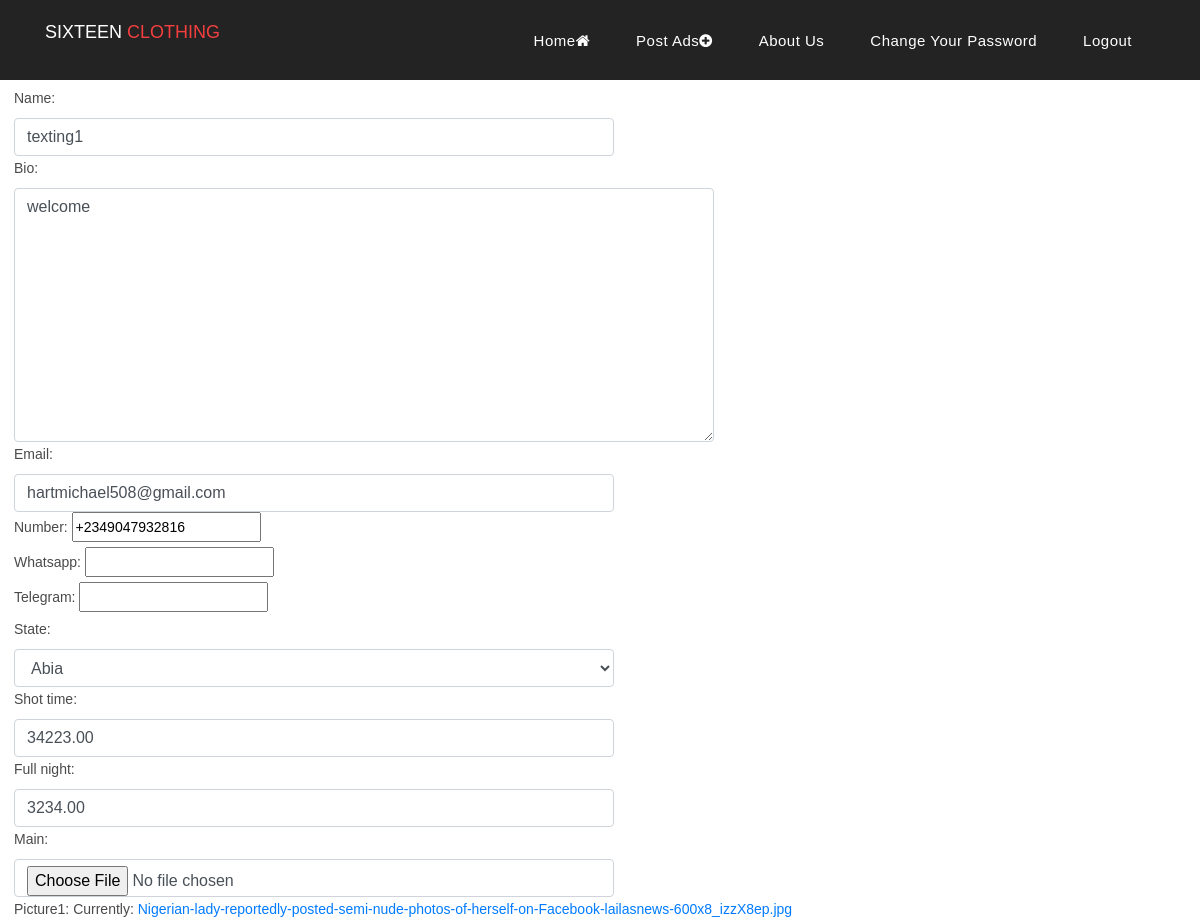
Before: /edit_postads/1/edit/ (signed in, upper part) with the older database file.
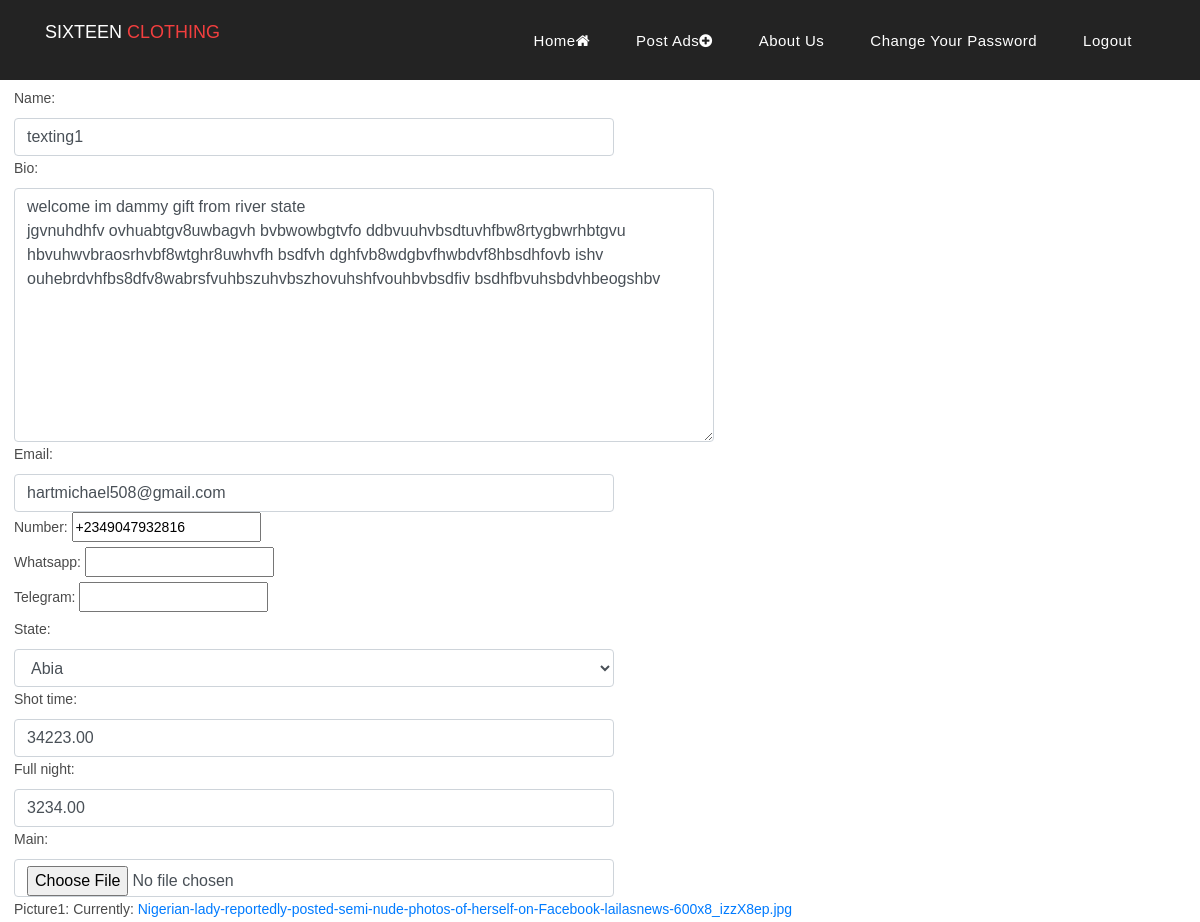
After: the same page with the newer database file.
### naijahook/models.py (models this page shows, shortened)
class postads(models.Model):
    name = models.CharField(max_length=300,)
    email = models.EmailField( max_length=254,null=False, blank=False )
    number = PhoneNumberField(blank=False, null=False )
    whatsapp = PhoneNumberField(blank=True, null=True )
    telegram = PhoneNumberField(blank=True, null=True )
    main = models.ImageField(null=False, blank=False)
    picture1 = models.ImageField(null=False, blank=False)
    picture2 = models.ImageField(null=False, blank=False)
    picture3 = models.ImageField(null=False, blank=False)
    bio = models.TextField(max_length=3000)
    State = models.ForeignKey(State, on_delete=models.CASCADE, null=False, blank=False)
    date_post = models.DateTimeField(auto_now=True)
    shot_time = models.DecimalField(max_digits=10, decimal_places=2)
    full_night = models.DecimalField(max_digits=10, decimal_places=2)
    author = models.ForeignKey(User, on_delete=models.CASCADE, null=True,)
    view_count = models.PositiveIntegerField(default=0)
    video = models.FileField(blank=True, null=True, upload_to='videos/')
    service = models.ManyToManyField(Service)
    suspended = models.BooleanField(default=False)
    verification = models.BooleanField(default=False)

### naijahook/views.py (the view)
# urls.py: path('edit_postads/<int:id>/edit/', views.edit_postads, name='edit_postads'),
@login_required(login_url="/signin")
def edit_postads(request, id):
    post = postads.objects.get(id=id)
    form = postads_form(instance=post)
    if request.method == 'POST':
        form = postads_form(request.POST, instance=post)
        if form.is_valid():
            form.save()
            return redirect('userview_post', id=id)
    else:
        form = postads_form(instance=post)
    return render(request, 'hookup/edit_post.html', {'form': form})

### naijahook/models.py (called while the page is built)
     def __str__(self):
      return f"{self.service}"

    def __str__(self):
        return f"{self.State}"

### naijahook/Templates/hookup/edit_post.html (shortened to what this page needs)
{% load static %}
<!DOCTYPE html>
<html lang="en">
  <head>
    <link href={% static "bootstrap/css/bootstrap.min.css" %} rel="stylesheet" >
    <link rel="stylesheet" href={% static "css/fontawesome.css" %}>
    <link rel="stylesheet" href={% static "css/templatemo-sixteen.css" %}>
    <link rel="stylesheet" href={% static "css/owl.css" %}>
  </head>
  <body>
    <header class="">
      <nav class="navbar navbar-expand-lg">
        <div class="container">
          <a class="navbar-brand" href=""><h2>Sixteen <em>Clothing</em></h2></a>
          <div class="collapse navbar-collapse" id="navbarResponsive">
            <ul class="navbar-nav ml-auto">
              <li class="nav-item">
            <a class="nav-link" href={%url "home"%}>Home<i class="fa fa-home"></i>
              </li>
              <li class="nav-item">
                <a class="nav-link" href="/post">Post Ads<i class="fa fa-plus-circle"></i></a>
              </li>
              <li class="nav-item">
                <a class="nav-link" href="">About Us</a>
              </li>
            {% if user.is_authenticated %}
              <li class="nav-item">
                <a class="nav-link" href="{% url 'edit_profile' %}">Change your password</a>
              </li>
              <li class="nav-item">
                <a class="nav-link" href="/signout">Logout</a>
              </li>
            {% endif%}
            </ul>
          </div>
        </div>
      </nav>
    </header>
    <br>
    <br>
    <br>
    {% if user.is_authenticated %}
    <div class="form-group"
     style="
      padding: 14px;
     "
    >
      <form action="" method="POST" enctype="multipart/form-data">
         {{form.as_p}}
         <br>
      </form>
    </div>
    {% endif %}
  </body>
</html>

Changed rows visible on the page:
changed postads "texting1": bio "welcome" → "welcome im dammy gift from river state jgvnuhdhfv ovhuabtgv8uwbagvh bvbwowbgtvfo ddbvuuhvbsdtuvhfbw8rtygbwrhbtgvu hbvuhwvbraosrhvbf8wtghr8uwhvfh bsdfvh dghfvb8wdgbvfhwbdvf8hbsdhfovb ishv ouhebrdvhfbs8dfv8wabrsfvuhbszuhvbszhovuhshfvouhbvbsdfiv bsdhfbvuhsbdvhbeogshbv"
